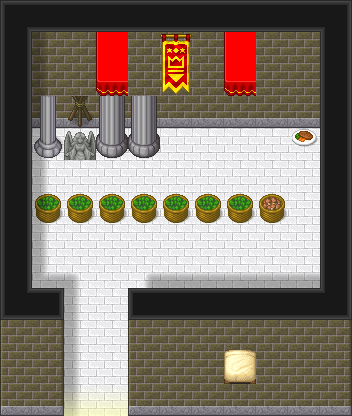

A level layout from a 2D game, rendered from its tile map. Below: a short description, then the map file with its tile-grid data intact:
An orthogonal 11x13 tile map with 32x32 px tiles, 7 tile layers (background, terrain, terrain_2, background_above_player, ...) and 14 objects (npc.demo_2_village_shop_adventurer_femal, object.eventObject, player.startingPosition).

<map version="1.5" tiledversion="1.7.2" orientation="orthogonal" renderorder="right-down" width="11" height="13" tilewidth="32" tileheight="32" infinite="0" nextlayerid="11" nextobjectid="105">
 <properties>
  <property name="above_player_layers" value="[3, 4]" />
  <property name="background_layers" value="[0, 1, 2]" />
  <property name="shadow_layers" value="[5, 6]" />
 </properties>
 <tileset firstgid="1" source="tileset/tileset_pipoya_32.tsx" />
 <layer id="1" name="background" width="11" height="13" locked="1">
  <data encoding="csv">
2737,2707,2707,2707,2707,2707,2707,2707,2707,2707,2738,
2741,1762,1762,1762,1762,1762,1762,1762,1762,1762,2741,
2741,1762,1762,1762,1762,1762,1762,1762,1762,1762,2741,
2741,1794,1794,1794,1794,1794,1794,1794,1794,1794,2741,
2741,1735,1735,1735,1735,1735,1735,1735,1735,1735,2741,
2741,1735,1735,1735,1735,1735,1735,1735,1735,1735,2741,
2741,1735,1735,1735,1735,1735,1735,1735,1735,1735,2741,
2741,1735,1735,1735,1735,1735,1735,1735,1735,1735,2741,
2741,1735,1735,1735,1735,1735,1735,1735,1735,1735,2741,
2741,1735,1735,1735,1735,1735,1735,1735,1735,1735,2741,
2769,0,1735,1735,0,0,0,0,0,0,2770,
0,0,1735,1735,0,0,0,0,0,0,0,
0,0,1735,1735,0,0,0,0,0,0,0
</data>
 </layer>
 <layer id="3" name="terrain" width="11" height="13" locked="1">
  <data encoding="csv">
0,0,0,0,0,0,0,0,0,0,0,
0,0,0,814,0,941,0,814,0,0,0,
0,0,0,846,0,973,0,846,0,0,0,
0,1291,1292,1290,1290,0,0,0,0,0,0,
0,1323,1324,1322,1322,2697,2701,2698,0,1483,0,
0,0,0,0,0,0,0,0,0,0,0,
0,1135,1135,1135,1135,1135,1135,1135,1136,0,0,
0,0,0,0,0,0,0,0,0,0,0,
0,0,0,0,0,0,0,0,0,0,0,
0,0,0,0,0,0,0,0,0,0,0,
0,0,0,0,0,0,0,0,0,0,0,
0,0,0,0,0,0,0,0,0,0,0,
0,0,0,0,0,0,0,0,0,0,0
</data>
 </layer>
 <layer id="5" name="terrain_2" width="11" height="13" locked="1">
  <data encoding="csv">
0,0,0,0,0,0,0,0,0,0,0,
0,0,0,0,0,0,0,0,0,0,0,
0,0,0,0,0,0,0,0,0,0,0,
0,0,0,0,0,0,0,0,0,0,0,
0,0,0,0,0,2473,0,0,0,0,0,
0,0,0,0,0,0,0,0,0,0,0,
0,2379,0,2411,0,0,0,0,0,0,0,
0,0,0,0,0,0,0,0,0,0,0,
0,0,0,0,0,0,0,0,0,0,0,
0,0,0,0,0,0,0,0,0,0,0,
0,0,0,0,0,0,0,0,0,0,0,
0,0,0,0,0,0,0,0,0,0,0,
0,0,0,0,0,0,0,0,0,0,0
</data>
 </layer>
 <layer id="2" name="background_above_player" width="11" height="13" locked="1">
  <data encoding="csv">
0,0,0,0,0,0,0,0,0,0,0,
0,0,0,0,0,0,0,0,0,0,0,
0,0,0,0,0,0,0,0,0,0,0,
0,0,0,0,0,0,0,0,0,0,0,
0,0,0,0,0,0,0,0,0,0,0,
0,0,0,0,0,0,0,0,0,0,0,
0,0,0,0,0,0,0,0,0,0,0,
0,0,0,0,0,0,0,0,0,0,0,
0,0,0,0,0,0,0,0,0,0,0,
2769,2708,0,0,2706,2707,2707,2707,2707,2707,2770,
1761,1763,0,0,1761,1762,1762,1762,1762,1762,1763,
1761,1763,0,0,1761,1762,1762,1762,1762,1762,1763,
1793,1795,0,0,1793,1794,1794,1794,1794,1794,1795
</data>
 </layer>
 <layer id="4" name="terrain_above_player" width="11" height="13" locked="1">
  <data encoding="csv">
0,0,0,0,0,0,0,0,0,0,0,
0,0,0,0,0,0,0,0,0,0,0,
0,0,0,0,0,0,0,0,0,0,0,
0,0,0,0,0,0,0,0,0,0,0,
0,0,0,0,0,0,0,0,0,0,0,
0,0,0,0,0,0,0,0,0,0,0,
0,0,0,0,0,0,0,0,0,0,0,
0,0,0,0,0,0,0,0,0,0,0,
0,0,0,0,0,0,0,0,0,0,0,
0,0,0,0,0,0,0,0,0,0,0,
0,0,0,0,0,0,0,810,0,0,0,
0,0,0,0,0,0,0,842,0,0,0,
0,0,0,0,0,0,0,0,0,0,0
</data>
 </layer>
 <layer id="6" name="shadows" width="11" height="13" locked="1">
  <data encoding="csv">
0,0,0,0,0,0,0,0,0,0,0,
0,2997,0,0,0,0,0,0,0,0,0,
0,2997,0,0,0,0,0,0,0,0,0,
0,2997,0,0,0,0,0,0,0,0,0,
0,2997,0,0,0,0,0,0,0,0,0,
0,2997,0,0,0,0,0,0,0,0,0,
0,2997,0,0,0,0,0,0,0,0,0,
0,2997,0,0,0,0,0,0,0,0,0,
0,2901,3096,0,3095,2994,2994,2994,2994,2994,0,
0,0,2997,0,0,0,0,0,0,0,0,
0,0,2997,0,0,0,0,0,0,0,0,
0,0,2997,0,0,0,0,0,0,0,0,
0,0,2997,0,0,0,0,0,0,0,0
</data>
 </layer>
 <layer id="7" name="shadows_2" width="11" height="13" locked="1">
  <data encoding="csv">
0,0,0,0,0,0,0,0,0,0,0,
0,0,0,0,0,0,0,0,0,0,0,
0,0,0,0,0,0,0,0,0,0,0,
0,0,0,0,0,0,0,0,0,0,0,
0,0,0,0,0,0,0,0,0,0,0,
0,0,0,0,0,0,0,0,0,0,0,
0,0,0,0,0,0,0,0,0,0,0,
0,0,0,0,0,0,0,0,0,0,0,
0,0,0,0,0,0,0,0,0,0,0,
0,0,0,0,0,0,0,0,0,0,0,
0,0,0,0,0,0,0,0,0,0,0,
0,0,0,0,0,0,0,0,0,0,0,
0,0,3283,3283,0,0,0,0,0,0,0
</data>
 </layer>
 <objectgroup id="8" name="objects">
  <object id="12" name="npc.demo_2_village_shop_adventurer_female" x="144" y="175.333">
   <point />
  </object>
  <object id="13" name="object.eventObject" x="64" y="416" width="64" height="4.66667">
   <properties>
    <property name="eventParameter" value="demo_2_village_shop_goto_main" />
   </properties>
  </object>
  <object id="15" name="player.startingPosition" x="96" y="384">
   <properties>
    <property name="startingPointId" value="0" />
   </properties>
   <point />
  </object>
 </objectgroup>
 <objectgroup id="9" name="physics" locked="1">
  <object id="2" x="0" y="0" width="32" height="416" />
  <object id="3" x="32" y="0" width="320" height="96" />
  <object id="4" x="320" y="96" width="32" height="320" />
  <object id="5" x="128" y="320" width="192" height="96" />
  <object id="6" x="32" y="320" width="32" height="96" />
  <object id="7" x="32" y="305.333" width="32" height="14.6667" />
  <object id="8" x="128" y="305.333" width="192" height="14.6667" />
  <object id="9" x="32" y="96" width="288" height="13.3333" />
  <object id="10" x="32" y="96" width="222.667" height="47.3333" />
  <object id="11" x="288" y="96" width="31.3333" height="48" />
 </objectgroup>
 <objectgroup id="10" name="unreachable_area_physics" locked="1">
  <object id="1" x="32" y="192" width="255.333" height="16" />
 </objectgroup>
</map>